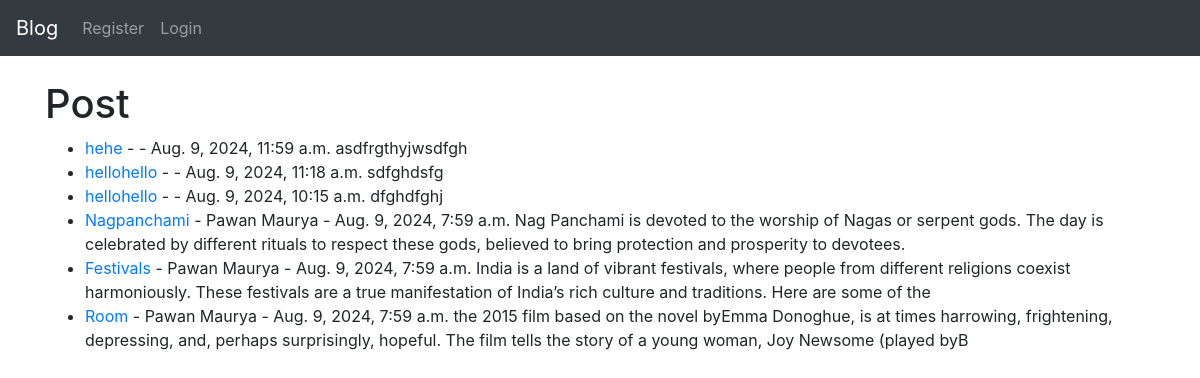
The page / on the database its author committed.
### app/models.py (models this page shows, shortened)
class Post(models.Model):
    STATUS = (
        ('0', 'Draft'),
        ('1', 'Publish'),
    )
    title = models.CharField(max_length=100)
    title_tag = models.CharField(max_length=100,default="My Blog")
    body = models.TextField()
    status = models.CharField(choices=STATUS,max_length=100)
    author = models.ForeignKey(User, on_delete=models.CASCADE)
    created_at = models.DateTimeField(auto_now_add=True)
    likes = models.ManyToManyField(User,related_name='blog_posts')

### blog1/views.py (the view)
# urls.py: path('',HomeView.as_view(),name = 'home'),
class HomeView(ListView):
    model = Post
    template_name = 'home.html'
    ordering = ['-created_at']

### app/templates/home.html (shortened to what this page needs)
{% extends "base.html" %}
{% block content %}
<h1>Post</h1>
<ul>
{% for post in object_list %}
{% if post.status == '1' %}
      <li><a href="{% url 'article_details' post.pk %}">{{post.title}}</a> - {{post.author.first_name}}
            {{post.author.last_name}} - {{post.created_at}}
      {{post.body|slice:":200"|safe}}</li>
{% endif %}
{% endfor %}
</ul>
{% endblock %}

### app/templates/base.html (shortened to what this page needs)
<!doctype html>
<html lang="en">
  <head>
    <link rel="stylesheet" href="https://cdn.jsdelivr.net/npm/bootstrap@4.4.1/dist/css/bootstrap.min.css">
  </head>
  <body>
    <nav class="navbar navbar-expand-lg navbar-dark bg-dark">
        <a class="navbar-brand" href="{% url 'home' %}">Blog</a>
        <div class="collapse navbar-collapse" id="navbarSupportedContent">
          <ul class="navbar-nav mr-auto">
            {% if user.is_authenticated %}
          <li class="nav-item">
            <a class="nav-link" href="{% url 'add_post' %}">Add Post</a>
          </li>
          <li class="nav-item">
            <a class="nav-link" href="{% url 'draft_home' %}">Draft</a>
          </li>
        <li class="nav-item">
          <a class="nav-link" href="{% url 'logout' %}">Logout</a>
        </li>
            {% else %}
            <li class="nav-item">
              <a class="nav-link" href="{% url 'register' %}">Register</a>
            </li>
            <li class="nav-item">
              <a class="nav-link" href="{% url 'login' %}">Login</a>
            </li>
            {% endif %}
        </ul>
        </div>
      </nav>
    <br/>
    <div class="container">
    {% block content %}
    {% endblock %}
    </div>
  </body>
</html>

### rows shown on the page
Post: title "hehe", created_at "Aug. 9, 2024, 11:59 a.m.", body "asdfrgthyjwsdfgh"
Post: title "hellohello", created_at "Aug. 9, 2024, 11:18 a.m.", body "sdfghdsfg"
Post: title "hellohello", created_at "Aug. 9, 2024, 10:15 a.m.", body "dfghdfghj"
Post: title "Nagpanchami", author.first_name "Pawan", author.last_name "Maurya", created_at "Aug. 9, 2024, 7:59 a.m.", body "Nag Panchami is devoted to the worship of Nagas or serpent gods. The day is celebrated by different rituals to respect these gods, believed to bring protection and prosperity to devotees."
Post: title "Festivals", author.first_name "Pawan", author.last_name "Maurya", created_at "Aug. 9, 2024, 7:59 a.m.", body "India is a land of vibrant festivals, where people from different religions coexist harmoniously. These festivals are a true manifestation of India’s rich culture and traditions. Here are some of the"
Post: title "Room", author.first_name "Pawan", author.last_name "Maurya", created_at "Aug. 9, 2024, 7:59 a.m.", body "the 2015 film based on the novel byEmma Donoghue, is at times harrowing, frightening, depressing, and, perhaps surprisingly, hopeful. The film tells the story of a young woman, Joy Newsome (played byB"
